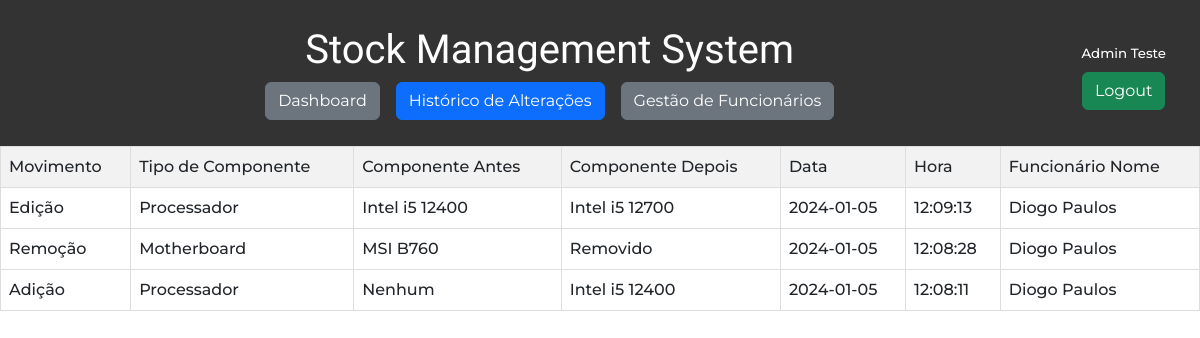
Page /historico.php (signed in) on the earlier database version.
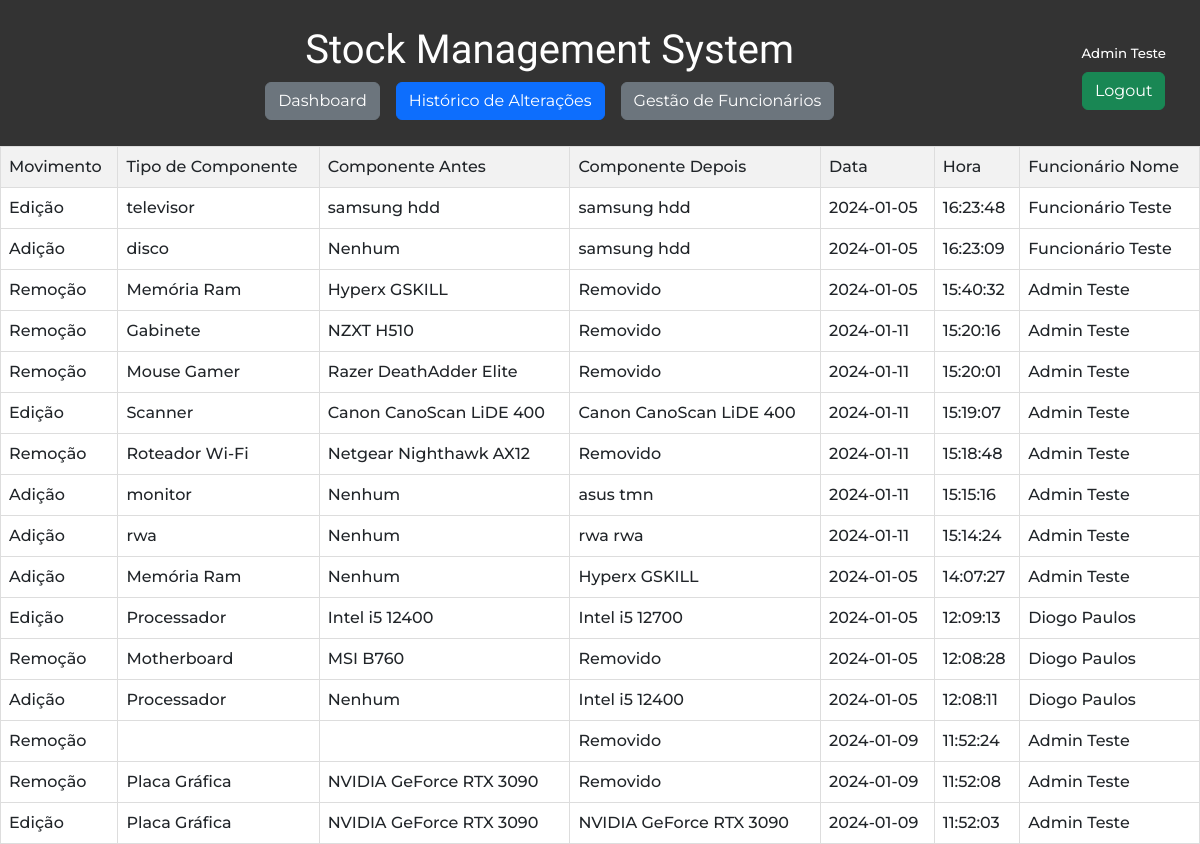
Same page on the later database version.
### tables this page shows
CREATE TABLE `movimentos` (
  `id` int(11) NOT NULL,
  `movimento` varchar(255) NOT NULL,
  `data` date NOT NULL,
  `hora` time NOT NULL,
  `funcionario_id` int(11) DEFAULT NULL,
  `funcionario_nome` varchar(255) NOT NULL,
  `movimento_detalhes_id` int(11) NOT NULL
);

CREATE TABLE `movimento_detalhes` (
  `id` int(11) NOT NULL,
  `tipo` varchar(50) NOT NULL,
  `componente_before` varchar(255) NOT NULL,
  `componente_after` varchar(255) NOT NULL
);

### historico.php (the view, shortened to what this page needs)
<?php require('requireLogin.php');
$fullUrl = $_SERVER['REQUEST_URI'];
$specificWord = 'historico';
$urlVerify = false;
if (strpos($fullUrl, $specificWord) !== false) {
    $urlVerify = true;
}
?>
<!DOCTYPE html>
<html lang="en">
<head>
</head>
<body>
<header>
    <nav class="navbar">
        <div class="navbar-center">
            <h1>Stock Management System</h1>
            <div class="navbar-container">
                <a href="dashboard.php" class="btn btn-secondary navbar-link">Dashboard</a>
                <?php if($urlVerify) { ?>
                    <a href="historico.php" class="btn btn-primary navbar-link">Histórico de Alterações</a>
                <?php } else { ?>
                    <a href="historico.php" class="btn btn-secondary navbar-link">Histórico de Alterações</a>
                <?php } ?>
                <a href="gestao_funcionarios.php" class="btn btn-secondary navbar-link">Gestão de Funcionários</a>
            </div>
        </div>
        <div class="navbar-login">
            <?php if($_SESSION['logado'] !== true) { ?>
                <a href="login.php" class="btn btn-success">Login</a>
            <?php } else { ?>
                <p style="font-size: 10pt"><?=$_SESSION['username']?></p>
                <a href="logout.php" class="btn btn-success">Logout</a>
            <?php } ?>
        </div>
    </nav>
</header>
<?php
$servername = "localhost";
$username = "root";
$password = "";
$dbname = "gestaostock";
try {
    $conn = new PDO("mysql:host=$servername;dbname=$dbname", $username, $password);
    $conn->setAttribute(PDO::ATTR_ERRMODE, PDO::ERRMODE_EXCEPTION);
    $stmt = $conn->query("SELECT * FROM movimentos ORDER BY hora DESC");
    $movimentos = $stmt->fetchAll(PDO::FETCH_ASSOC);
    function getDetalhesById($detalhe){
        $servername = "localhost";
        $username = "root";
        $password = "";
        $dbname = "gestaostock";
        $conn = new PDO("mysql:host=$servername;dbname=$dbname", $username, $password);
        $conn->setAttribute(PDO::ATTR_ERRMODE, PDO::ERRMODE_EXCEPTION);
        $stmt = $conn->query("SELECT * FROM movimento_detalhes WHERE id='$detalhe'");
        $detalhe = $stmt->fetchAll(PDO::FETCH_ASSOC);
        return $detalhe;
    }
    echo '<table>';
    echo '<thead><tr><th>Movimento</th><th>Tipo de Componente</th><th>Componente Antes</th><th>Componente Depois</th><th>Data</th><th>Hora</th><th>Funcionário Nome</th></tr></thead>';
    echo '<tbody>';
    foreach ($movimentos as $movimento) {
        $detalhes = getDetalhesById($movimento['movimento_detalhes_id'])[0];
        echo '<tr>';
        echo '<td>' . $movimento['movimento'] . '</td>';
        echo '<td>' . $detalhes['tipo'] . '</td>';
        echo '<td>' . $detalhes['componente_before'] . '</td>';
        echo '<td>' . $detalhes['componente_after'] . '</td>';
        echo '<td>' . $movimento['data'] . '</td>';
        echo '<td>' . $movimento['hora'] . '</td>';
        echo '<td>' . $movimento['funcionario_nome'] . '</td>';
        echo '</tr>';
    }
    echo '</tbody>';
    echo '</table>';
} catch (PDOException $e) {
    echo "Connection failed: " . $e->getMessage();
}
?>
</body>
</html>

### style.css (style rules this page uses)
* { font-family: 'Montserrat', sans-serif; font-weight: 500; }
body { font-family: Arial, sans-serif; margin: 0; }
header { background-color: #333; padding: 10px; text-align: center; color: white; }
header h1 { font-family: 'Kanit', sans-serif !important; }
table { border-collapse: collapse; width: 100%; }
th, td { border: 1px solid #ddd; padding: 10px; text-align: left; }
th { background-color: #f2f2f2; }
.navbar { width: 100%; display: flex; flex-direction: row; padding: 1rem !important; }
.navbar-center { display: flex; flex-direction: column; justify-content: center; margin: 0 auto; }
.navbar-container { display: flex; flex-direction: row; gap: 1rem; }
.navbar-login p { display: flex; justify-content: center; align-items: center; margin: 0; padding: .5rem; }

### historico.php (style rules this page uses)
table { border-collapse: collapse; width: 100%; }
th, td { border: 1px solid #ddd; padding: 8px; text-align: left; }
th { background-color: #f2f2f2; }

Differences in the rows shown:
added movimentos: movimento "Edição", movimento_detalhes.tipo "televisor", movimento_detalhes.componente_before "samsung hdd", movimento_detalhes.componente_after "samsung hdd", data "2024-01-05", hora "16:23:48", funcionario_nome "Funcionário Teste"
added movimentos: movimento "Adição", movimento_detalhes.tipo "disco", movimento_detalhes.componente_before "Nenhum", movimento_detalhes.componente_after "samsung hdd", data "2024-01-05", hora "16:23:09", funcionario_nome "Funcionário Teste"
added movimentos: movimento "Remoção", movimento_detalhes.tipo "Memória Ram", movimento_detalhes.componente_before "Hyperx GSKILL", movimento_detalhes.componente_after "Removido", data "2024-01-05", hora "15:40:32", funcionario_nome "Admin Teste"
added movimentos: movimento "Remoção", movimento_detalhes.tipo "Gabinete", movimento_detalhes.componente_before "NZXT H510", movimento_detalhes.componente_after "Removido", data "2024-01-11", hora "15:20:16", funcionario_nome "Admin Teste"
added movimentos: movimento "Remoção", movimento_detalhes.tipo "Mouse Gamer", movimento_detalhes.componente_before "Razer DeathAdder Elite", movimento_detalhes.componente_after "Removido", data "2024-01-11", hora "15:20:01", funcionario_nome "Admin Teste"
added movimentos: movimento "Edição", movimento_detalhes.tipo "Scanner", movimento_detalhes.componente_before "Canon CanoScan LiDE 400", movimento_detalhes.componente_after "Canon CanoScan LiDE 400", data "2024-01-11", hora "15:19:07", funcionario_nome "Admin Teste"
added movimentos: movimento "Remoção", movimento_detalhes.tipo "Roteador Wi-Fi", movimento_detalhes.componente_before "Netgear Nighthawk AX12", movimento_detalhes.componente_after "Removido", data "2024-01-11", hora "15:18:48", funcionario_nome "Admin Teste"
added movimentos: movimento "Adição", movimento_detalhes.tipo "monitor", movimento_detalhes.componente_before "Nenhum", movimento_detalhes.componente_after "asus tmn", data "2024-01-11", hora "15:15:16", funcionario_nome "Admin Teste"
added movimentos: movimento "Adição", movimento_detalhes.tipo "rwa", movimento_detalhes.componente_before "Nenhum", movimento_detalhes.componente_after "rwa rwa", data "2024-01-11", hora "15:14:24", funcionario_nome "Admin Teste"
added movimentos: movimento "Adição", movimento_detalhes.tipo "Memória Ram", movimento_detalhes.componente_before "Nenhum", movimento_detalhes.componente_after "Hyperx GSKILL", data "2024-01-05", hora "14:07:27", funcionario_nome "Admin Teste"
added movimentos: movimento "Remoção", movimento_detalhes.componente_after "Removido", data "2024-01-09", hora "11:52:24", funcionario_nome "Admin Teste"
added movimentos: movimento "Remoção", movimento_detalhes.tipo "Placa Gráfica", movimento_detalhes.componente_before "NVIDIA GeForce RTX 3090", movimento_detalhes.componente_after "Removido", data "2024-01-09", hora "11:52:08", funcionario_nome "Admin Teste"
added movimentos: movimento "Edição", movimento_detalhes.tipo "Placa Gráfica", movimento_detalhes.componente_before "NVIDIA GeForce RTX 3090", movimento_detalhes.componente_after "NVIDIA GeForce RTX 3090", data "2024-01-09", hora "11:52:03", funcionario_nome "Admin Teste"
